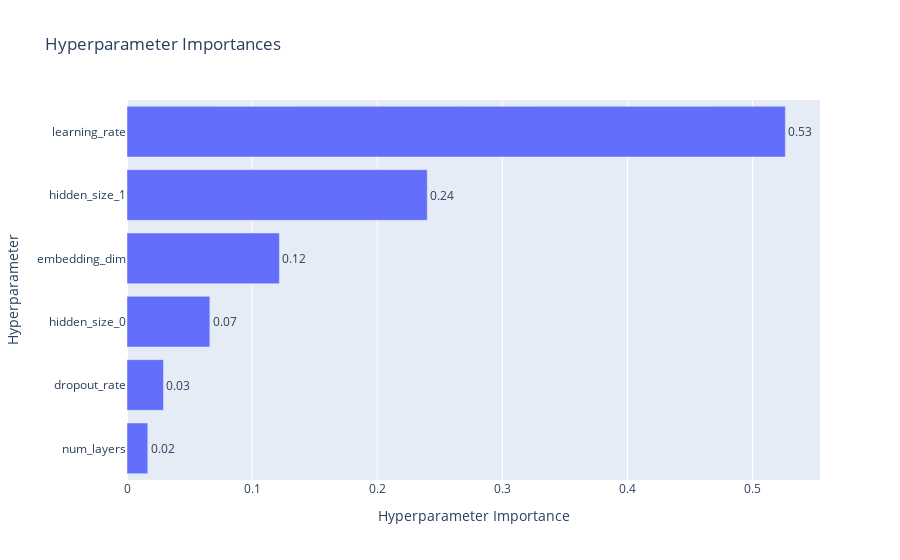

Here is the notebook cell this chart was saved with:
### Code cell
plot_param_importances(study).show()

### Figure 1 — Plotly figure (JSON) as saved in the notebook; plotly's stock layout.template omitted (floating-point values rounded to 4 significant figures)
{"data": [{"cliponaxis": false, "hovertemplate": ["num_layers (IntDistribution): 0.0166089513217707<extra></extra>", "dropout_rate (FloatDistribution): 0.029166851441506852<extra></extra>", "hidden_size_0 (IntDistribution): 0.06623368838498725<extra></extra>", "embedding_dim (IntDistribution): 0.12181264778151916<extra></extra>", "hidden_size_1 (IntDistribution): 0.23998790496151903<extra></extra>", "learning_rate (FloatDistribution): 0.5261899561086969<extra></extra>"], "name": "Objective Value", "orientation": "h", "text": ["0.02", "0.03", "0.07", "0.12", "0.24", "0.53"], "textposition": "outside", "type": "bar", "x": [0.01661, 0.02917, 0.06623, 0.1218, 0.24, 0.5262], "y": ["num_layers", "dropout_rate", "hidden_size_0", "embedding_dim", "hidden_size_1", "learning_rate"]}], "layout": {"title": {"text": "Hyperparameter Importances"}, "xaxis": {"title": {"text": "Hyperparameter Importance"}}, "yaxis": {"title": {"text": "Hyperparameter"}}}}
